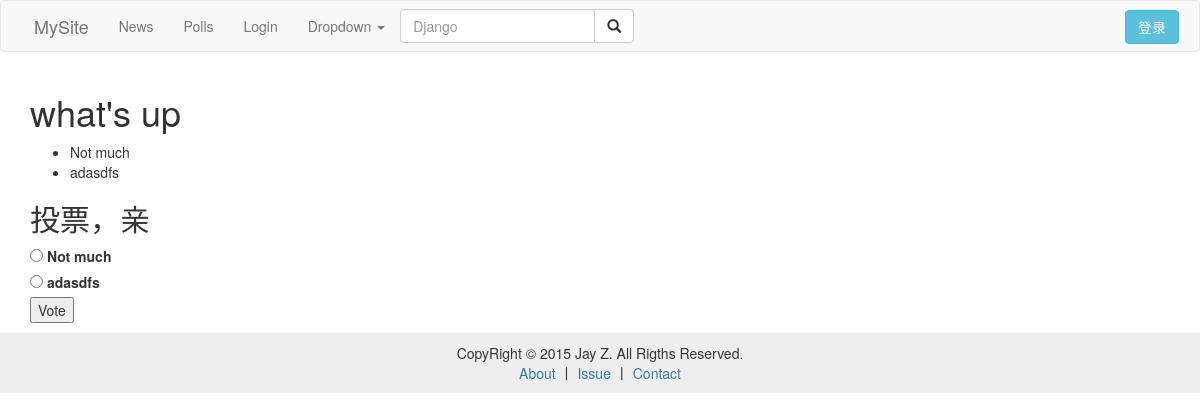
The page /polls/1/ on the database its author committed.
### polls/models.py (models this page shows, shortened)
class Question(models.Model):
	question_text = models.CharField(max_length=20)
	pub_date = models.DateTimeField('date published')
	def was_published_recently(self):
		now = timezone.now()
		return now - datetime.timedelta(days=1) <= self.pub_date <=now
	was_published_recently.admin_order_field = 'pub_date'
	was_published_recently.boolean = True
	was_published_recently.short_description = 'Published recently?'

class Choice(models.Model):
	question = models.ForeignKey(Question)
	choice_text = models.CharField(max_length=20)
	votes = models.IntegerField(default=0)

### polls/views.py (the view)
# urls.py: url(r'^(?P<question_id>[0-9]+)/$', views.detail, name='detail'),
def detail(req, question_id):
	question = get_object_or_404(Question, pk=question_id)
	if question.pub_date <= timezone.now():
		return render(req, 'polls/detail.html', {'question':question})
	else:
		raise Http404('Page not found')

### polls/templates/polls/detail.html (shortened to what this page needs)
{% extends 'base.html' %}
{% block page-content %}
<h1>{{question.question_text}}</h1>
<ul>
{% for choice in question.choice_set.all %}
	<li>{{ choice.choice_text }}</li>
{% endfor %}
</ul>
<h2>投票，亲</h2>
<form action="{% url 'polls:vote' question.id %}" method="post">
{% for choice in question.choice_set.all %}
    <input type="radio" name="choice" id="choice{{ forloop.counter }}" value="{{ choice.id }}" />
    <label for="choice{{ forloop.counter }}">{{ choice.choice_text }}</label><br />
{% endfor %}
<input type="submit" value="Vote" />
</form>
{% endblock %}

### rows shown on the page
Question: question_text "what's up"
Choice: choice_text "Not much"
Choice: choice_text "adasdfs"
